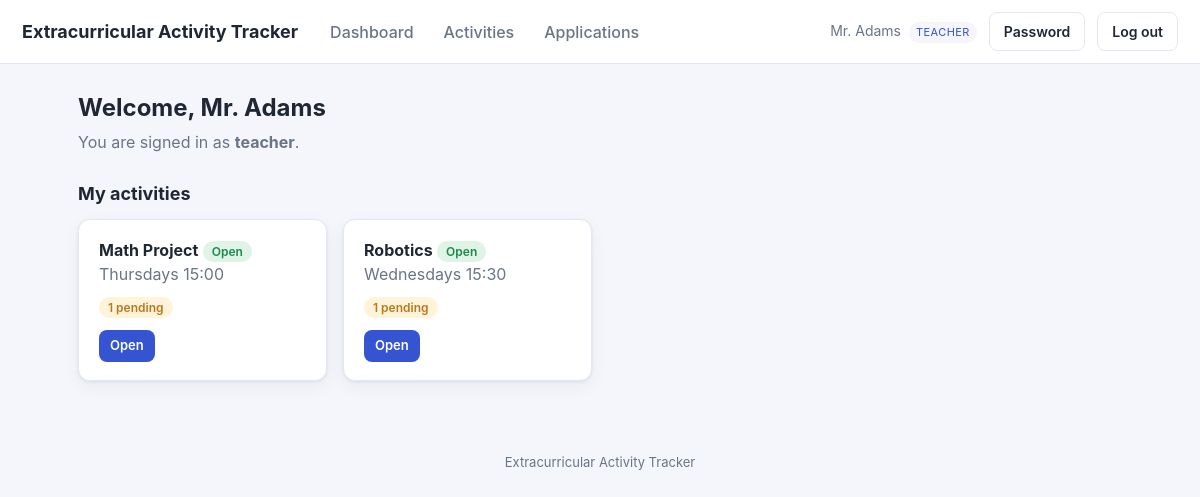
The app's page /dashboard.php (signed in) with its own data.
### tables this page shows
CREATE TABLE users (
  id          INT AUTO_INCREMENT PRIMARY KEY,
  name        VARCHAR(120) NOT NULL,
  email       VARCHAR(190) NOT NULL UNIQUE,
  password    VARCHAR(255) NOT NULL,
  role        ENUM('admin','teacher','student') NOT NULL,
  grade_class VARCHAR(40) DEFAULT NULL,         
  active      TINYINT(1) NOT NULL DEFAULT 1,
  must_change_password TINYINT(1) NOT NULL DEFAULT 0,
  created_at  DATETIME NOT NULL DEFAULT CURRENT_TIMESTAMP
);

CREATE TABLE activities (
  id            INT AUTO_INCREMENT PRIMARY KEY,
  name          VARCHAR(150) NOT NULL,
  description   TEXT,
  location      VARCHAR(150) DEFAULT NULL,
  schedule_text VARCHAR(150) DEFAULT NULL,      
  max_students  INT NOT NULL DEFAULT 20,
  status        ENUM('open','closed','archived') NOT NULL DEFAULT 'open',
  created_by    INT DEFAULT NULL,
  created_at    DATETIME NOT NULL DEFAULT CURRENT_TIMESTAMP,
  CONSTRAINT fk_act_creator FOREIGN KEY (created_by) REFERENCES users(id) ON DELETE SET NULL
);

### includes/db.php (called while the page is built, shortened)
<?php
function db(): PDO {
    static $pdo = null;
    if ($pdo === null) {
        $dsn = 'mysql:host=' . DB_HOST . ';dbname=' . DB_NAME . ';charset=utf8mb4';
        try {
            $pdo = new PDO($dsn, DB_USER, DB_PASS, [
                PDO::ATTR_ERRMODE            => PDO::ERRMODE_EXCEPTION,
                PDO::ATTR_DEFAULT_FETCH_MODE => PDO::FETCH_ASSOC,
                PDO::ATTR_EMULATE_PREPARES   => false,
            ]);
        } catch (PDOException $e) {
            http_response_code(500);
            die('Database connection failed. Check config.php. '
                . (DEBUG ? '(' . htmlspecialchars($e->getMessage()) . ')' : ''));
        }
    }
    return $pdo;
}

### includes/auth.php (called while the page is built, shortened)
<?php
require_once __DIR__ . '/db.php';
require_once __DIR__ . '/functions.php';
function current_user(): ?array {
    static $u = null;
    if ($u === null) {
        $st = db()->prepare('SELECT * FROM users WHERE id=? AND active=1');
        $st->execute([$_SESSION['uid']]);
        $u = $st->fetch() ?: null;
    }
    return $u;
}
function require_login(): array {
    $u = current_user();
    return $u;
}
function is_admin(array $u): bool   { return $u['role'] === 'admin'; }
function is_teacher(array $u): bool { return $u['role'] === 'teacher'; }

### dashboard.php (the view, shortened to what this page needs)
<?php
require_once __DIR__ . '/includes/auth.php';
$u = require_login();
include __DIR__ . '/includes/header.php';
?>
<h1>Welcome, <?= e($u['name']) ?></h1>
<p class="sub">You are signed in as <strong><?= e($u['role']) ?></strong>.</p>
<?php if (is_admin($u)): ?>
  <div class="grid">
    <?php foreach ($counts as $label => $n): ?>
      <div class="card"><div class="stat"><?= (int)$n ?></div><div class="stat-label"><?= e($label) ?></div></div>
    <?php endforeach; ?>
  </div>
  <div class="card">
    <h2 style="margin-top:0">Quick actions</h2>
    <div class="row-actions">
      <a class="btn" href="activity_edit.php">+ New activity</a>
      <a class="btn btn-ghost" href="applications.php">Review applications</a>
      <a class="btn btn-ghost" href="users.php">Manage users</a>
    </div>
  </div>
<?php elseif (is_teacher($u)): ?>
  <?php
  $st = db()->prepare("SELECT a.*, (SELECT COUNT(*) FROM applications ap WHERE ap.activity_id=a.id AND ap.status='pending') AS pending
                       FROM activities a JOIN activity_teachers t ON t.activity_id=a.id
                       WHERE t.teacher_id=? ORDER BY a.name");
  $st->execute([$u['id']]);
  $mine = $st->fetchAll();
  ?>
  <h2>My activities</h2>
  <div class="grid">
    <?php foreach ($mine as $a): ?>
      <div class="card">
        <strong><?= e($a['name']) ?></strong> <?= status_badge($a['status']) ?><br>
        <span class="muted"><?= e($a['schedule_text'] ?: 'No schedule set') ?></span>
        <?php if ($a['pending']): ?><div style="margin-top:8px"><span class="badge badge-pending"><?= (int)$a['pending'] ?> pending</span></div><?php endif; ?>
        <div class="row-actions" style="margin-top:12px">
          <a class="btn btn-sm" href="activity_view.php?id=<?= (int)$a['id'] ?>">Open</a>
        </div>
      </div>
    <?php endforeach; ?>
  </div>
<?php endif; ?>
<?php include __DIR__ . '/includes/footer.php'; ?>

### includes/header.php (shortened to what this page needs)
<?php
$u = $u ?? current_user();
?><!DOCTYPE html>
<html lang="en">
<head>
<link rel="stylesheet" href="assets/style.css">
</head>
<body>
<header class="topbar">
  <a class="brand" href="dashboard.php"><?= e(APP_NAME) ?></a>
  <?php if ($u): ?>
  <nav class="mainnav">
    <a href="dashboard.php">Dashboard</a>
    <a href="activities.php">Activities</a>
    <?php if (is_admin($u) || is_teacher($u)): ?>
      <a href="applications.php">Applications</a>
    <?php endif; ?>
  </nav>
  <div class="userbox">
    <span class="uname"><?= e($u['name']) ?> <span class="role"><?= e($u['role']) ?></span></span>
    <a class="btn btn-ghost" href="change_password.php">Password</a>
    <a class="btn btn-ghost" href="logout.php">Log out</a>
  </div>
  <?php endif; ?>
</header>
<main class="container">

### includes/functions.php (shortened to what this page needs)
<?php
function e(?string $s): string {
    return htmlspecialchars($s ?? '', ENT_QUOTES, 'UTF-8');
}
function status_badge(string $status): string {
    return '<span class="badge badge-' . e($status) . '">' . e(ucfirst($status)) . '</span>';
}

### assets/style.css (style rules this page uses)
:root { --bg:#f4f6fb; --card:#fff; --ink:#1f2733; --muted:#697586; --line:#e3e8f0; --brand:#3454d1; --brand-d:#2740a8; --ok:#1c8a4e; --warn:#b7791f; --bad:#c23b3b; --radius:12px; --shadow:0 1px 3px rgba(20,30,60,.08),0 6px 18px rgba(20,30,60,.05); }
* { box-sizing:border-box }
body { margin:0;font-family:-apple-system,Segoe UI,Roboto,Helvetica,Arial,sans-serif; background:var(--bg);color:var(--ink);line-height:1.5 }
a { color:var(--brand);text-decoration:none }
.topbar { display:flex;align-items:center;gap:20px;background:var(--card); padding:12px 22px;border-bottom:1px solid var(--line);flex-wrap:wrap }
.brand { font-weight:700;font-size:18px;color:var(--ink) }
.mainnav { display:flex;gap:6px;flex:1;flex-wrap:wrap }
.mainnav a { padding:7px 12px;border-radius:8px;color:var(--muted);font-weight:500 }
.userbox { display:flex;align-items:center;gap:12px }
.uname { font-size:14px;color:var(--muted) }
.role { display:inline-block;font-size:11px;text-transform:uppercase;letter-spacing:.04em; background:var(--bg);color:var(--brand);padding:2px 7px;border-radius:20px;margin-left:4px }
.container { max-width:1080px;margin:26px auto;padding:0 18px }
h1 { font-size:24px;margin:0 0 4px }
h2 { font-size:18px;margin:26px 0 12px }
.sub { color:var(--muted);margin:0 0 18px }
.card { background:var(--card);border:1px solid var(--line);border-radius:var(--radius); padding:18px 20px;box-shadow:var(--shadow);margin-bottom:16px }
.grid { display:grid;grid-template-columns:repeat(auto-fill,minmax(240px,1fr));gap:16px }
.btn { display:inline-block;border:1px solid transparent;background:var(--brand);color:#fff; padding:8px 14px;border-radius:8px;font-size:14px;cursor:pointer;font-weight:600 }
.btn-ghost { background:transparent;border-color:var(--line);color:var(--ink) }
.btn-sm { padding:5px 10px;font-size:13px }
.badge { font-size:12px;padding:3px 9px;border-radius:20px;font-weight:600 }
.badge-pending { background:#fff3da;color:var(--warn) }
.badge-open { background:#dff3e6;color:var(--ok) }
.muted { color:var(--muted) }
.row-actions { display:flex;gap:6px;flex-wrap:wrap }

### records on screen
users: name "Mr. Adams", role "TEACHER", role "teacher"
activities: name "Math Project", status "Open", schedule_text "Thursdays 15:00", pending "1"
activities: name "Robotics", status "Open", schedule_text "Wednesdays 15:30", pending "1"

### other values on screen
APP_NAME "Extracurricular Activity Tracker"
